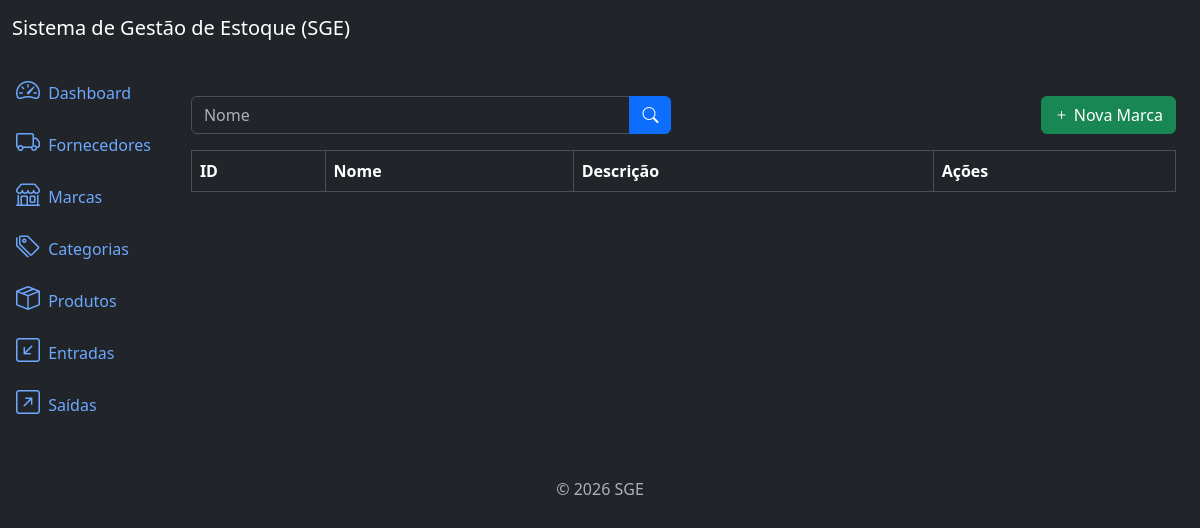
The app's page /brands/list/, older data.
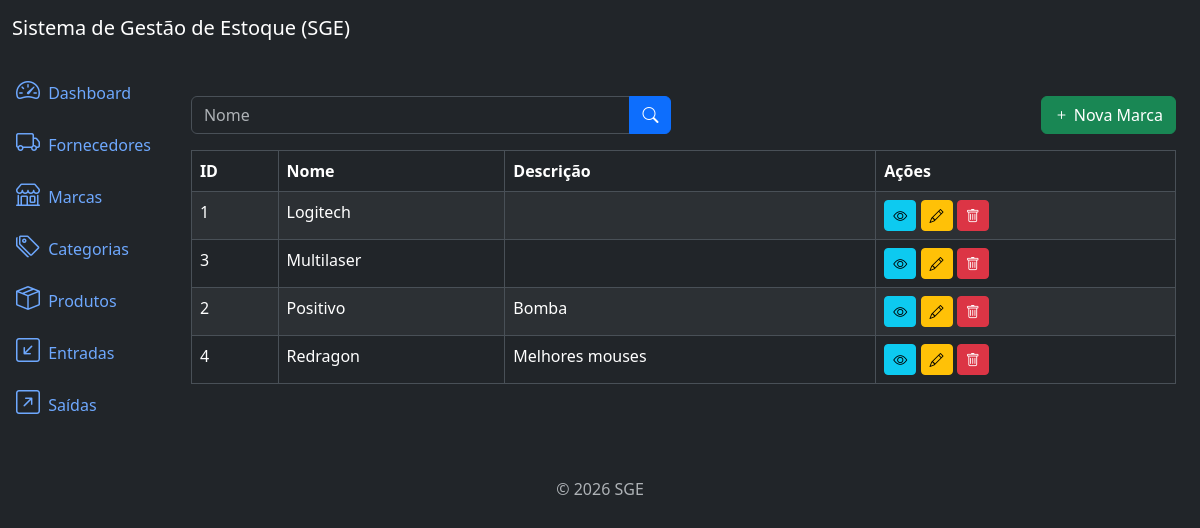
The same page, newer data.
### brands/models.py (models this page shows, shortened)
class Brand(models.Model):
    name = models.CharField(max_length= 500)
    description = models.TextField(null= True, blank= True)
    created_at = models.DateTimeField(auto_now_add= True)
    updated_at = models.DateTimeField(auto_now= True)
    class Meta:
        ordering = ["name"]

### brands/views.py (the view)
# urls.py: path("brands/list/", views.BrandListView.as_view(), name = "brand_list"),
class BrandListView(ListView):
    model = models.Brand
    template_name = "brand_list.html"
    context_object_name = "brands"
    paginate_by = 10
    def get_queryset(self):
        queryset =  super().get_queryset()
        name = self.request.GET.get("name")
        if name:
            queryset = queryset.filter(name__icontains= name)
        return queryset

### brands/templates/brand_list.html (shortened to what this page needs)
{% extends 'base.html' %}
{% block content %}
<div class="row mb-3">
    <div class="col-md-6">
        <form method="get" action="{% url 'brand_list' %}">
            <div class="input-group">
                <input type="text" class="form-control" name="name" placeholder="Nome" value="{{ request.GET.name }}">
                <button type="submit" class="btn btn-primary">
                    <i class="bi bi-search"></i>
                </button>
            </div>
        </form>
    </div>
    <div class="col-md-6">
        <a href="{% url 'brand_create' %}" class="btn btn-success float-end">
            <i class="bi bi-plus"></i> Nova Marca
        </a>
    </div>
</div>
<div class="table-responsive">
    <table class="table table-striped table-bordered">
        <thead class="thead-dark">
            <tr>
                <th>ID</th>
                <th>Nome</th>
                <th>Descrição</th>
                <th>Ações</th>
            </tr>
        </thead>
        <tbody>
            {% for brand in brands%}
            <tr>
                <td>{{ brand.id }}</td>
                <td>{{ brand.name }}</td>
                <td>{{ brand.description}}</td>
                <td>
                    <a href="{% url 'brand_detail' brand.id %}" class="btn btn-info btn-sm">
                        <i class="bi bi-eye"></i>
                    </a>
                    <a href="{% url 'brand_update' brand.id%}" class="btn btn-warning btn-sm">
                        <i class="bi bi-pencil"></i>
                    </a>
                    <a href="{% url 'brand_delete' brand.id%}" class="btn btn-danger btn-sm">
                        <i class="bi bi-trash"></i>
                    </a>
                </td>
            </tr>
            {% endfor %}
        </tbody>
    </table>
</div>
{% endblock %}

Row changes from the older to the newer data that the page shows:
added Brand: id "1", name "Logitech"
added Brand: id "3", name "Multilaser"
added Brand: id "2", name "Positivo", description "Bomba"
added Brand: id "4", name "Redragon", description "Melhores mouses"
